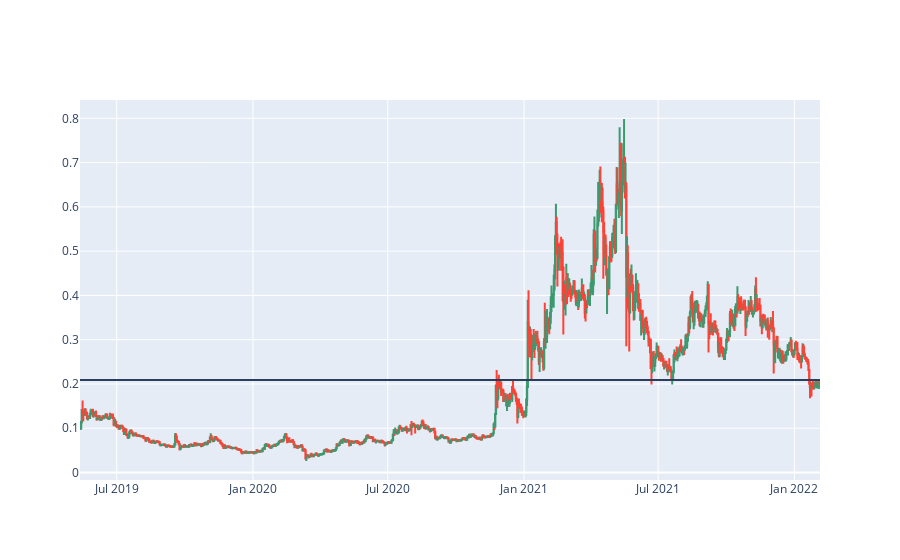

Notebook cell for this chart:
### Code cell
# wont work correctly because ther is the level variable inside plot_all function 
# wich he belongs only to the last df, so the solution is to remove
# shape method from plot_all function
df = dataframes['XLMUSDT']
plot_all(df,0.20878)

### Figure 1 — Plotly figure (JSON) as saved in the notebook; plotly's stock layout.template omitted (floating-point values rounded to 4 significant figures; data arrays with more than 128 entries replaced by an {"elided": "..."} marker saying what was removed)
{"data": [{"close": {"elided": "999 float values"}, "high": {"elided": "999 float values"}, "low": {"elided": "999 float values"}, "open": {"elided": "999 float values"}, "type": "candlestick", "x": {"elided": "999 str values"}}], "layout": {"shapes": [{"type": "line", "x0": 0, "x1": 1, "xref": "x domain", "y0": 0.2088, "y1": 0.2088, "yref": "y"}], "xaxis": {"rangeslider": {"visible": false}}}}
